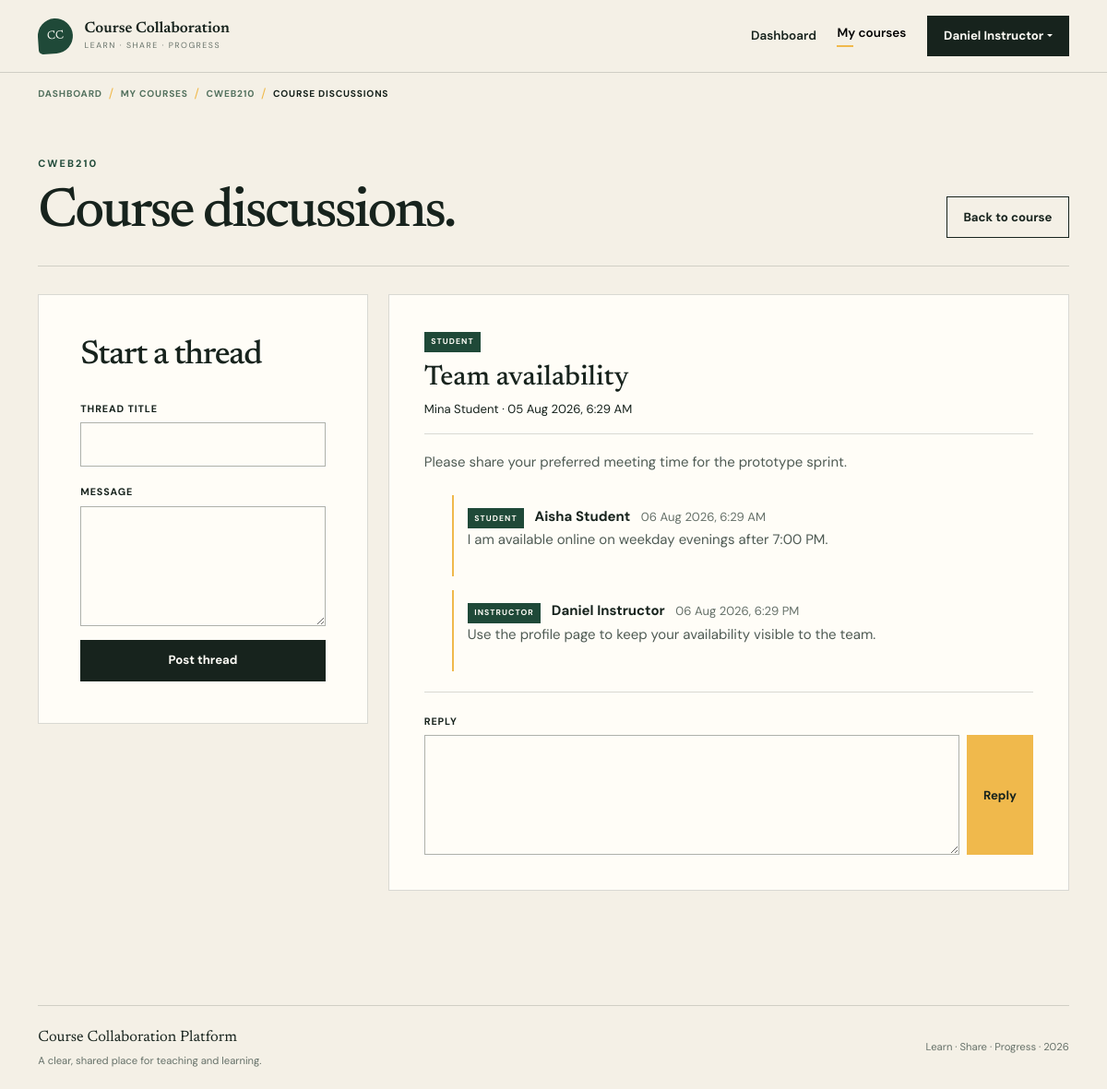
The app's page /discussions.php?course_id=3 (signed in) with its own data.
### tables this page shows
CREATE TABLE users (
    id BIGINT UNSIGNED AUTO_INCREMENT PRIMARY KEY,
    full_name VARCHAR(120) NOT NULL,
    email VARCHAR(190) NOT NULL,
    password_hash VARCHAR(255) NOT NULL,
    role ENUM('student', 'instructor') NOT NULL DEFAULT 'student',
    is_active TINYINT(1) NOT NULL DEFAULT 1,
    created_at TIMESTAMP NOT NULL DEFAULT CURRENT_TIMESTAMP,
    updated_at TIMESTAMP NOT NULL DEFAULT CURRENT_TIMESTAMP ON UPDATE CURRENT_TIMESTAMP,
    UNIQUE KEY uq_users_email (email),
    KEY idx_users_role (role)
);

CREATE TABLE courses (
    id BIGINT UNSIGNED AUTO_INCREMENT PRIMARY KEY,
    instructor_id BIGINT UNSIGNED NOT NULL,
    course_code VARCHAR(30) NOT NULL,
    title VARCHAR(180) NOT NULL,
    description TEXT NULL,
    is_published TINYINT(1) NOT NULL DEFAULT 1,
    created_at TIMESTAMP NOT NULL DEFAULT CURRENT_TIMESTAMP,
    updated_at TIMESTAMP NOT NULL DEFAULT CURRENT_TIMESTAMP ON UPDATE CURRENT_TIMESTAMP,
    UNIQUE KEY uq_courses_code (course_code),
    KEY idx_courses_instructor (instructor_id),
    CONSTRAINT fk_courses_instructor
        FOREIGN KEY (instructor_id) REFERENCES users(id)
        ON UPDATE CASCADE ON DELETE RESTRICT
);

CREATE TABLE discussion_threads (
    id BIGINT UNSIGNED AUTO_INCREMENT PRIMARY KEY,
    course_id BIGINT UNSIGNED NOT NULL,
    author_id BIGINT UNSIGNED NOT NULL,
    title VARCHAR(180) NOT NULL,
    content TEXT NOT NULL,
    created_at TIMESTAMP NOT NULL DEFAULT CURRENT_TIMESTAMP,
    updated_at TIMESTAMP NOT NULL DEFAULT CURRENT_TIMESTAMP ON UPDATE CURRENT_TIMESTAMP,
    KEY idx_threads_course_date (course_id, created_at),
    KEY idx_threads_author (author_id),
    CONSTRAINT fk_threads_course
        FOREIGN KEY (course_id) REFERENCES courses(id)
        ON UPDATE CASCADE ON DELETE CASCADE,
    CONSTRAINT fk_threads_author
        FOREIGN KEY (author_id) REFERENCES users(id)
        ON UPDATE CASCADE ON DELETE RESTRICT
);

CREATE TABLE discussion_replies (
    id BIGINT UNSIGNED AUTO_INCREMENT PRIMARY KEY,
    thread_id BIGINT UNSIGNED NOT NULL,
    author_id BIGINT UNSIGNED NOT NULL,
    content TEXT NOT NULL,
    created_at TIMESTAMP NOT NULL DEFAULT CURRENT_TIMESTAMP,
    updated_at TIMESTAMP NOT NULL DEFAULT CURRENT_TIMESTAMP ON UPDATE CURRENT_TIMESTAMP,
    KEY idx_replies_thread_date (thread_id, created_at),
    KEY idx_replies_author (author_id),
    CONSTRAINT fk_replies_thread
        FOREIGN KEY (thread_id) REFERENCES discussion_threads(id)
        ON UPDATE CASCADE ON DELETE CASCADE,
    CONSTRAINT fk_replies_author
        FOREIGN KEY (author_id) REFERENCES users(id)
        ON UPDATE CASCADE ON DELETE RESTRICT
);

### config/app.php (called while the page is built, shortened)
<?php
function url(string $path = ''): string
{
    return BASE_URL . ($path !== '' ? '/' . ltrim($path, '/') : '');
}
function e(?string $value): string
{
    return htmlspecialchars($value ?? '', ENT_QUOTES | ENT_SUBSTITUTE, 'UTF-8');
}

### includes/auth.php (called while the page is built, shortened)
<?php
require_once __DIR__ . '/../config/app.php';
require_once __DIR__ . '/../config/database.php';
function current_user(): ?array
{
    return isset($_SESSION['user']) && is_array($_SESSION['user']) ? $_SESSION['user'] : null;
}
function dashboard_path(array $user): string
{
    return ($user['role'] ?? '') === 'instructor' ? 'instructor/dashboard.php' : 'student/dashboard.php';
}
function format_datetime(?string $value, string $fallback = 'Not available'): string
{
    $timestamp = strtotime($value);
    return $timestamp === false ? $fallback : date('d M Y, g:i A', $timestamp);
}

### config/database.php (called while the page is built, shortened)
<?php
function database(): PDO
{
    static $connection = null;
    if ($connection instanceof PDO) {
        return $connection;
    }
    $host = getenv('DB_HOST') ?: '127.0.0.1';
    $port = getenv('DB_PORT') ?: '3306';
    $name = getenv('DB_NAME') ?: 'course_collaboration';
    $username = getenv('DB_USER') ?: 'root';
    $password = getenv('DB_PASS') ?: '';
    $dsn = "mysql:host={$host};port={$port};dbname={$name};charset=utf8mb4";
    try {
        $connection = new PDO($dsn, $username, $password, [
            PDO::ATTR_ERRMODE => PDO::ERRMODE_EXCEPTION,
            PDO::ATTR_DEFAULT_FETCH_MODE => PDO::FETCH_ASSOC,
            PDO::ATTR_EMULATE_PREPARES => false,
        ]);
    } catch (PDOException $exception) {
        error_log('Database connection failed: ' . $exception->getMessage());
        throw new RuntimeException('Unable to connect to the database. Check the application configuration.');
    }
    return $connection;
}

### discussions.php (the view, shortened to what this page needs)
<?php
require_once __DIR__ . '/includes/auth.php';
$user = require_login();
$courseId = positive_id($_GET['course_id'] ?? $_POST['course_id'] ?? null)
    ?? not_found('Invalid course ID.');
$page = positive_id($_GET['page'] ?? $_POST['page'] ?? null) ?? 1;
$threadsPerPage = 5;
$courseStatement = database()->prepare(
    'SELECT c.*, u.full_name AS instructor_name
     FROM courses c
     JOIN users u ON u.id = c.instructor_id
     WHERE c.id = :course'
);
$courseStatement->execute(['course' => $courseId]);
$course = $courseStatement->fetch() ?: not_found('Course not found.');
$countStatement = database()->prepare(
    'SELECT COUNT(*)
     FROM discussion_threads
     WHERE course_id = :course'
);
$countStatement->execute(['course' => $courseId]);
$totalThreads = (int) $countStatement->fetchColumn();
$totalPages = max(1, (int) ceil($totalThreads / $threadsPerPage));
$page = min($page, $totalPages);
$offset = ($page - 1) * $threadsPerPage;
$threadStatement = database()->prepare(
    'SELECT t.*, u.full_name AS author_name, u.role AS author_role
     FROM discussion_threads t
     JOIN users u ON u.id = t.author_id
     WHERE t.course_id = :course
     ORDER BY t.created_at DESC, t.id DESC
     LIMIT :limit OFFSET :offset'
);
$threadStatement->bindValue(':course', $courseId, PDO::PARAM_INT);
$threadStatement->bindValue(':limit', $threadsPerPage, PDO::PARAM_INT);
$threadStatement->bindValue(':offset', $offset, PDO::PARAM_INT);
$threadStatement->execute();
$threads = $threadStatement->fetchAll();
$replyStatement = database()->prepare(
    'SELECT r.*, u.full_name AS author_name, u.role AS author_role
     FROM discussion_replies r
     JOIN users u ON u.id = r.author_id
     WHERE r.thread_id = :thread
     ORDER BY r.created_at'
);
foreach ($threads as &$thread) {
    $replyStatement->execute(['thread' => $thread['id']]);
    $thread['replies'] = $replyStatement->fetchAll();
}
$coursePath = $user['role'] === 'student' ? 'student' : 'instructor';
$courseBreadcrumb = [
    'label' => $course['course_code'],
    'url' => url($coursePath . '/course.php?id=' . $courseId),
];
$pageTitle = 'Course discussions';
$activePage = $user['role'] === 'student' ? 'my-courses' : 'instructor-courses';
require __DIR__ . '/includes/header.php';
?>
<section class="app-shell">
    <div class="container">
        <div class="page-heading">
            <div>
                <p class="eyebrow"><?= e($course['course_code']) ?></p>
                <h1>Course discussions.</h1>
            </div>
            <a
                class="btn btn-outline-ink"
                href="<?= e(url($coursePath . '/course.php?id=' . $courseId)) ?>"
            >Back to course</a>
        </div>
        <div class="row g-4">
            <div class="col-lg-4">
                <div class="content-panel sticky-lg-top app-sticky">
                    <h2 class="form-title">Start a thread</h2>
                    <form method="post">
                        <div class="mb-3">
                            <label class="form-label" for="title">Thread title</label>
                            <input class="form-control" id="title" name="title" required>
                        </div>
                        <div class="mb-3">
                            <label class="form-label" for="content">Message</label>
                            <textarea class="form-control" id="content" name="content" required></textarea>
                        </div>
                        <button class="btn btn-ink w-100" type="submit">Post thread</button>
                    </form>
                </div>
            </div>
            <div class="col-lg-8">
                <?php if ($threads === []): ?>
                    <div class="content-panel empty-state">
                        <h3>No discussions yet</h3>
                        <p>Start the first course conversation.</p>
                    </div>
                <?php else: ?>
                    <?php foreach ($threads as $thread): ?>
                        <article class="discussion-thread" id="thread-<?= $thread['id'] ?>">
                            <header>
                                <span class="role-chip"><?= e($thread['author_role']) ?></span>
                                <h2><?= e($thread['title']) ?></h2>
                                <small>
                                    <?= e($thread['author_name']) ?>
                                    &middot;
                                    <?= e(format_datetime($thread['created_at'])) ?>
                                </small>
                            </header>
                            <p><?= nl2br(e($thread['content'])) ?></p>
                            <div class="reply-list">
                                <?php foreach ($thread['replies'] as $reply): ?>
                                    <div class="reply">
                                        <span class="role-chip"><?= e($reply['author_role']) ?></span>
                                        <strong><?= e($reply['author_name']) ?></strong>
                                        <small><?= e(format_datetime($reply['created_at'])) ?></small>
                                        <p><?= nl2br(e($reply['content'])) ?></p>
                                    </div>
                                <?php endforeach; ?>
                            </div>
                            <form method="post" class="reply-form">
                                <label class="form-label" for="reply-<?= $thread['id'] ?>">Reply</label>
                                <div class="d-flex gap-2">
                                    <textarea
                                        class="form-control"
                                        id="reply-<?= $thread['id'] ?>"
                                        name="content"
                                        rows="2"
                                        required
                                    ></textarea>
                                    <button class="btn btn-sun" type="submit">Reply</button>
                                </div>
                            </form>
                        </article>
                    <?php endforeach; ?>
                <?php endif; ?>
            </div>
        </div>
    </div>
</section>
<?php require __DIR__ . '/includes/footer.php'; ?>

### includes/header.php (shortened to what this page needs)
<?php
require_once __DIR__ . '/auth.php';
$pageTitle = $pageTitle ?? 'Learn together';
$activePage = $activePage ?? 'home';
$authenticatedUser = current_user();
$breadcrumbSections = [
    'browse-courses' => ['label' => 'Browse courses', 'url' => url('student/courses.php')],
    'my-courses' => ['label' => 'My courses', 'url' => url('student/enrolled.php')],
    'instructor-courses' => ['label' => 'My courses', 'url' => url('instructor/courses.php')],
];
$courseBreadcrumb = $courseBreadcrumb ?? null;
$breadcrumbs = [];
if ($activePage !== 'home') {
    $isDashboard = in_array($activePage, ['student-dashboard', 'instructor-dashboard'], true);
    if ($authenticatedUser !== null) {
        $breadcrumbs[] = [
            'label' => 'Dashboard',
            'url' => $isDashboard ? null : url(dashboard_path($authenticatedUser)),
        ];
    } else {
        $breadcrumbs[] = ['label' => 'Home', 'url' => url()];
    }
    if (!$isDashboard) {
        $section = $breadcrumbSections[$activePage] ?? null;
        if ($section !== null && $section['label'] !== $pageTitle) {
            $breadcrumbs[] = $section;
        }
        if (
            is_array($courseBreadcrumb)
            && isset($courseBreadcrumb['label'], $courseBreadcrumb['url'])
            && $courseBreadcrumb['label'] !== $pageTitle
        ) {
            $breadcrumbs[] = $courseBreadcrumb;
        }
        $breadcrumbs[] = ['label' => $pageTitle, 'url' => null];
    }
}
?>
<!doctype html>
<html lang="en">
<head>
    <link href="https://cdn.jsdelivr.net/npm/bootstrap@5.3.3/dist/css/bootstrap.min.css" rel="stylesheet">
    <link rel="stylesheet" href="<?= e(url('assets/css/style.css')) ?>">
</head>
<body>
<header class="site-header">
    <nav class="navbar navbar-expand-lg" aria-label="Main navigation">
        <div class="container py-2">
            <a class="navbar-brand brand-lockup" href="<?= e(url()) ?>" aria-label="Course Collaboration Platform home">
                <span class="brand-mark" aria-hidden="true">CC</span>
                <span>
                    <strong>Course Collaboration</strong>
                    <small>Learn &middot; Share &middot; Progress</small>
                </span>
            </a>
            <div class="collapse navbar-collapse" id="mainNavigation">
                <ul class="navbar-nav ms-auto align-items-lg-center gap-lg-2">
                    <?php if ($authenticatedUser === null): ?>
                        <li class="nav-item">
                            <a class="nav-link <?= $activePage === 'home' ? 'active' : '' ?>" <?= $activePage === 'home' ? 'aria-current="page"' : '' ?> href="<?= e(url()) ?>">Home</a>
                        </li>
                        <li class="nav-item"><a class="nav-link <?= $activePage === 'login' ? 'active' : '' ?>" href="<?= e(url('auth/login.php')) ?>">Sign in</a></li>
                        <li class="nav-item ms-lg-2"><a class="btn btn-ink" href="<?= e(url('auth/register.php')) ?>">Create account</a></li>
                    <?php else: ?>
                        <li class="nav-item"><a class="nav-link <?= $activePage === 'instructor-dashboard' ? 'active' : '' ?>" href="<?= e(url('instructor/dashboard.php')) ?>">Dashboard</a></li>
                        <li class="nav-item"><a class="nav-link <?= $activePage === 'instructor-courses' ? 'active' : '' ?>" href="<?= e(url('instructor/courses.php')) ?>">My courses</a></li>
                    <?php endif; ?>
                    <?php if ($authenticatedUser !== null): ?>
                        <li class="nav-item dropdown ms-lg-2">
                            <button class="btn btn-ink dropdown-toggle" data-bs-toggle="dropdown" type="button" aria-expanded="false"><?= e($authenticatedUser['full_name']) ?></button>
                        </li>
                    <?php endif; ?>
                </ul>
            </div>
        </div>
    </nav>
</header>
<?php if ($breadcrumbs !== []): ?>
    <nav class="breadcrumb-bar" aria-label="Breadcrumb">
        <div class="container">
            <ol class="app-breadcrumb">
                <?php foreach ($breadcrumbs as $breadcrumb): ?>
                    <li>
                        <?php if ($breadcrumb['url'] !== null): ?>
                            <a href="<?= e($breadcrumb['url']) ?>"><?= e($breadcrumb['label']) ?></a>
                        <?php else: ?>
                            <span aria-current="page"><?= e($breadcrumb['label']) ?></span>
                        <?php endif; ?>
                    </li>
                <?php endforeach; ?>
            </ol>
        </div>
    </nav>
<?php endif; ?>
<main id="main-content">

### records on screen
users: full_name "Daniel Instructor"
courses: course_code "CWEB210"
discussion_threads: author.role "STUDENT", title "Team availability", author.full_name "Mina Student", created_at "05 Aug 2026, 6:29 AM", content "Please share your preferred meeting time for the prototype sprint."
discussion_replies: author.role "STUDENT", author.full_name "Aisha Student", created_at "06 Aug 2026, 6:29 AM", content "I am available online on weekday evenings after 7:00 PM."
discussion_replies: author.role "INSTRUCTOR", author.full_name "Daniel Instructor", created_at "06 Aug 2026, 6:29 PM", content "Use the profile page to keep your availability visible to the team."

### other values on screen
$breadcrumb['label'] "DASHBOARD"
$breadcrumb['label'] "MY COURSES"
$breadcrumb['label'] "CWEB210"
$breadcrumb['label'] "COURSE DISCUSSIONS"
